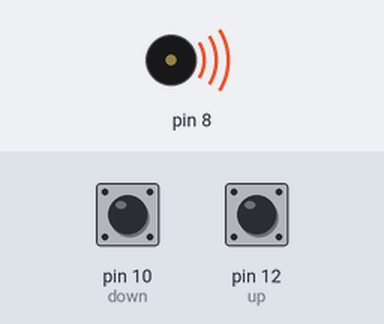
A sketch run on a simulated Arduino Uno, built with avr-gcc and run on an emulated ATmega328P. Shown: buzzer (waves = sounding). Inputs (shaded band) come from the test bench; at power-on: pin 10 (down) HIGH, pin 12 (up) HIGH.

Above: at 0.1 s.
Timing chart, 0 to 1.6 s (numbered marks = the images above):
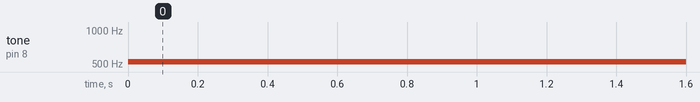

Measured:
- by itself, tone on pin 8: silent → 523 Hz at 0.00 s

The sketch:

upDownMelody.ino
```cpp
//Sir-Zak
//11/7/2023
      // Pitches library helps convert hz into easy to use code
#include "pitches.h"
 //Set pins
int up = 12;
int down =10;
// notes in the melody:
int melody[] = {
  NOTE_C5, NOTE_D5, NOTE_E5, NOTE_F5, NOTE_G5, NOTE_A5, NOTE_B5, NOTE_C6};
int thisNote = 0; //prime this note variable


 //declare pinMode and input type
void setup() {
 pinMode(up, INPUT_PULLUP);
 pinMode(down, INPUT_PULLUP);
}


 //If up button is low (Pressed), raises tone by one note in the melody
 // if down button is low (pressed), lowers tone by one note in the melody
void loop()
{
 if (digitalRead(up) == LOW)
 {
    thisNote += 1;
    delay(1000); // Delay stops it from jetting through tones at clock speed
 }
 else if (digitalRead(down) == LOW) {
    thisNote -= 1;
    delay(1000);
  }

  // Ensure thisNote stays within the array bounds, thank you gpt for teaching me constrain!!
  thisNote = constrain(thisNote, 0, sizeof(melody) / sizeof(melody[0]) - 1);
  // play a thisNote tone on pin 8
  tone(8, melody[thisNote]);
}
```
